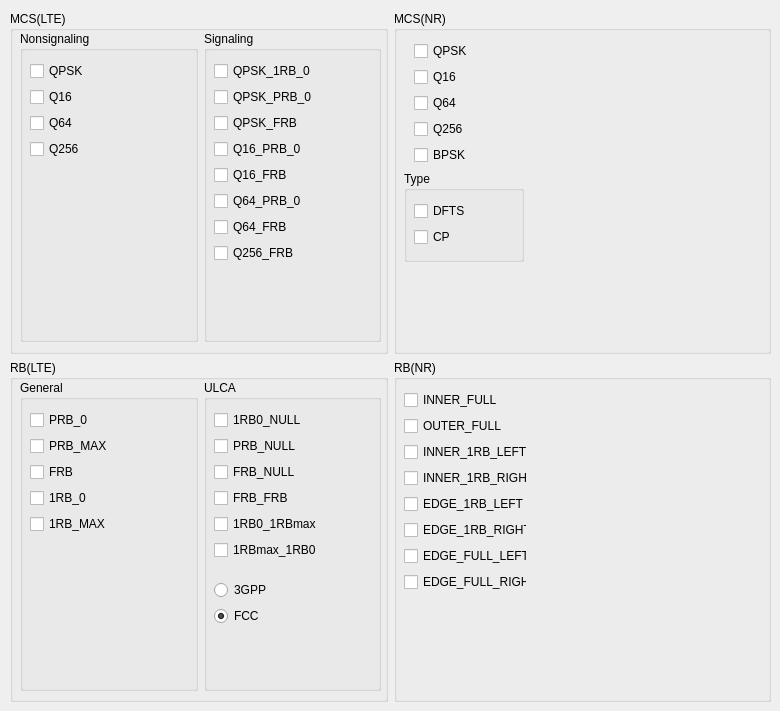
    <widget class="QWidget" name="mcs_rb">
     <property name="enabled">
      <bool>true</bool>
     </property>
     <attribute name="title">
      <string>MCS_RB</string>
     </attribute>
     <widget class="QWidget" name="layoutWidget">
      <property name="geometry">
       <rect>
        <x>10</x>
        <y>11</y>
        <width>761</width>
        <height>691</height>
       </rect>
      </property>
      <layout class="QGridLayout" name="gridLayout">
       <item row="0" column="1">
        <widget class="QGroupBox" name="mcs_nr_group">
         <property name="title">
          <string>MCS(NR)</string>
         </property>
         <widget class="QWidget" name="layoutWidget_22">
          <property name="geometry">
           <rect>
            <x>20</x>
            <y>30</y>
            <width>77</width>
            <height>126</height>
           </rect>
          </property>
          <layout class="QVBoxLayout" name="verticalLayout_mcs_nr">
           <item>
            <widget class="QCheckBox" name="qpsk_nr">
             <property name="text">
              <string>QPSK</string>
             </property>
            </widget>
           </item>
           <item>
            <widget class="QCheckBox" name="q16_nr">
             <property name="text">
              <string>Q16</string>
             </property>
            </widget>
           </item>
           <item>
            <widget class="QCheckBox" name="q64_nr">
             <property name="text">
              <string>Q64</string>
             </property>
            </widget>
           </item>
           <item>
            <widget class="QCheckBox" name="q256_nr">
             <property name="text">
              <string>Q256</string>
             </property>
            </widget>
           </item>
           <item>
            <widget class="QCheckBox" name="bpsk_nr">
             <property name="text">
              <string>BPSK</string>
             </property>
            </widget>
           </item>
          </layout>
         </widget>
         <widget class="QGroupBox" name="groupBox_type_nr">
          <property name="geometry">
           <rect>
            <x>10</x>
            <y>160</y>
            <width>120</width>
            <height>91</height>
           </rect>
          </property>
          <property name="title">
           <string>Type</string>
          </property>
          <widget class="QWidget" name="layoutWidget">
           <property name="geometry">
            <rect>
             <x>10</x>
             <y>30</y>
             <width>71</width>
             <height>48</height>
            </rect>
           </property>
           <layout class="QVBoxLayout" name="verticalLayout_type_nr">
            <item>
             <widget class="QCheckBox" name="dfts_nr">
              <property name="text">
               <string>DFTS</string>
              </property>
             </widget>
            </item>
            <item>
             <widget class="QCheckBox" name="cp_nr">
              <property name="text">
               <string>CP</string>
              </property>
             </widget>
            </item>
           </layout>
          </widget>
         </widget>
        </widget>
       </item>
       <item row="1" column="1">
        <widget class="QGroupBox" name="rb_nr_group">
         <property name="title">
          <string>RB(NR)</string>
         </property>
         <widget class="QWidget" name="layoutWidget_20">
          <property name="geometry">
           <rect>
            <x>10</x>
            <y>30</y>
            <width>123</width>
            <height>204</height>
           </rect>
          </property>
          <layout class="QVBoxLayout" name="verticalLayout_rb_nr">
           <item>
            <widget class="QCheckBox" name="inner_full_nr">
             <property name="text">
              <string>INNER_FULL</string>
             </property>
            </widget>
           </item>
           <item>
            <widget class="QCheckBox" name="outer_full_nr">
             <property name="text">
              <string>OUTER_FULL</string>
             </property>
            </widget>
           </item>
           <item>
            <widget class="QCheckBox" name="inner_1rb_left_nr">
             <property name="text">
              <string>INNER_1RB_LEFT</string>
             </property>
            </widget>
           </item>
           <item>
            <widget class="QCheckBox" name="inner_1rb_right_nr">
             <property name="text">
              <string>INNER_1RB_RIGHT</string>
             </property>
            </widget>
           </item>
           <item>
            <widget class="QCheckBox" name="edge_1rb_left_nr">
             <property name="text">
              <string>EDGE_1RB_LEFT</string>
             </property>
            </widget>
           </item>
           <item>
            <widget class="QCheckBox" name="edge_1rb_right_nr">
             <property name="text">
              <string>EDGE_1RB_RIGHT</string>
             </property>
            </widget>
           </item>
           <item>
            <widget class="QCheckBox" name="edge_full_left_nr">
             <property name="text">
              <string>EDGE_FULL_LEFT</string>
             </property>
            </widget>
           </item>
           <item>
            <widget class="QCheckBox" name="edge_full_right_nr">
             <property name="text">
              <string>EDGE_FULL_RIGHT</string>
             </property>
            </widget>
           </item>
          </layout>
         </widget>
        </widget>
       </item>
       <item row="0" column="0">
        <widget class="QGroupBox" name="mcs_lte_group">
         <property name="title">
          <string>MCS(LTE)</string>
         </property>
         <widget class="QWidget" name="layoutWidget">
          <property name="geometry">
           <rect>
            <x>10</x>
            <y>20</y>
            <width>361</width>
            <height>311</height>
           </rect>
          </property>
          <layout class="QHBoxLayout" name="horizontalLayout_2">
           <item>
            <widget class="QGroupBox" name="groupBox_4">
             <property name="title">
              <string>Nonsignaling</string>
             </property>
             <widget class="QWidget" name="layoutWidget_21">
              <property name="geometry">
               <rect>
                <x>10</x>
                <y>30</y>
                <width>161</width>
                <height>101</height>
               </rect>
              </property>
              <layout class="QVBoxLayout" name="verticalLayout_mcs_lte">
               <item>
                <widget class="QCheckBox" name="qpsk_lte">
                 <property name="text">
                  <string>QPSK</string>
                 </property>
                </widget>
               </item>
               <item>
                <widget class="QCheckBox" name="q16_lte">
                 <property name="text">
                  <string>Q16</string>
                 </property>
                </widget>
               </item>
               <item>
                <widget class="QCheckBox" name="q64_lte">
                 <property name="text">
                  <string>Q64</string>
                 </property>
                </widget>
               </item>
               <item>
                <widget class="QCheckBox" name="q256_lte">
                 <property name="text">
                  <string>Q256</string>
                 </property>
                </widget>
               </item>
              </layout>
             </widget>
            </widget>
           </item>
           <item>
            <widget class="QGroupBox" name="groupBox_5">
             <property name="title">
              <string>Signaling</string>
             </property>
             <widget class="QWidget" name="layoutWidget_27">
              <property name="geometry">
               <rect>
                <x>10</x>
                <y>30</y>
                <width>161</width>
                <height>204</height>
               </rect>
              </property>
              <layout class="QVBoxLayout" name="verticalLayout_mcs_lte_2">
               <item>
                <widget class="QCheckBox" name="qpsk_1rb0_lte_sig">
                 <property name="text">
                  <string>QPSK_1RB_0</string>
                 </property>
                </widget>
               </item>
               <item>
                <widget class="QCheckBox" name="qpsk_prb0_lte_sig">
                 <property name="text">
                  <string>QPSK_PRB_0</string>
                 </property>
                </widget>
               </item>
               <item>
                <widget class="QCheckBox" name="qpsk_frb_lte_sig">
                 <property name="text">
                  <string>QPSK_FRB</string>
                 </property>
                </widget>
               </item>
               <item>
                <widget class="QCheckBox" name="q16_prb0_lte_sig">
                 <property name="text">
                  <string>Q16_PRB_0</string>
                 </property>
                </widget>
               </item>
               <item>
                <widget class="QCheckBox" name="q16_frb_lte_sig">
                 <property name="text">
                  <string>Q16_FRB</string>
                 </property>
                </widget>
               </item>
               <item>
                <widget class="QCheckBox" name="q64_prb0_lte_sig">
                 <property name="text">
                  <string>Q64_PRB_0</string>
                 </property>
                </widget>
               </item>
               <item>
                <widget class="QCheckBox" name="q64_frb_lte_sig">
                 <property name="text">
                  <string>Q64_FRB</string>
                 </property>
                </widget>
               </item>
               <item>
                <widget class="QCheckBox" name="q256_frb_lte_sig">
                 <property name="text">
                  <string>Q256_FRB</string>
                 </property>
                </widget>
               </item>
              </layout>
             </widget>
            </widget>
           </item>
          </layout>
         </widget>
        </widget>
       </item>
       <item row="1" column="0">
        <widget class="QGroupBox" name="rb_lte_group">
         <property name="title">
          <string>RB(LTE)</string>
         </property>
         <widget class="QWidget" name="layoutWidget">
          <property name="geometry">
           <rect>
            <x>10</x>
            <y>20</y>
            <width>361</width>
            <height>311</height>
           </rect>
          </property>
          <layout class="QHBoxLayout" name="horizontalLayout">
           <item>
            <widget class="QGroupBox" name="groupBox_2">
             <property name="title">
              <string>General</string>
             </property>
             <widget class="QWidget" name="layoutWidget">
              <property name="geometry">
               <rect>
                <x>10</x>
                <y>30</y>
                <width>161</width>
                <height>126</height>
               </rect>
              </property>
              <layout class="QVBoxLayout" name="verticalLayout_rb_lte">
               <item>
                <widget class="QCheckBox" name="prb0_lte">
                 <property name="text">
                  <string>PRB_0</string>
                 </property>
                </widget>
               </item>
               <item>
                <widget class="QCheckBox" name="prbmax_lte">
                 <property name="text">
                  <string>PRB_MAX</string>
                 </property>
                </widget>
               </item>
               <item>
                <widget class="QCheckBox" name="frb_lte">
                 <property name="text">
                  <string>FRB</string>
                 </property>
                </widget>
               </item>
               <item>
                <widget class="QCheckBox" name="one_rb_0_lte">
                 <property name="text">
                  <string>1RB_0</string>
                 </property>
                </widget>
               </item>
               <item>
                <widget class="QCheckBox" name="one_rb_max_lte">
                 <property name="text">
                  <string>1RB_MAX</string>
                 </property>
                </widget>
               </item>
              </layout>
             </widget>
            </widget>
           </item>
           <item>
            <widget class="QGroupBox" name="groupBox_3">
             <property name="title">
              <string>ULCA</string>
             </property>
             <widget class="QWidget" name="layoutWidget_25">
              <property name="geometry">
               <rect>
                <x>10</x>
                <y>30</y>
                <width>161</width>
                <height>152</height>
               </rect>
              </property>
              <layout class="QVBoxLayout" name="verticalLayout_rb_ulca_lte">
               <item>
                <widget class="QCheckBox" name="one_rb0_null">
                 <property name="text">
                  <string>1RB0_NULL</string>
                 </property>
                </widget>
               </item>
               <item>
                <widget class="QCheckBox" name="prb0_null">
                 <property name="text">
                  <string>PRB_NULL</string>
                 </property>
                </widget>
               </item>
               <item>
                <widget class="QCheckBox" name="frb_null">
                 <property name="text">
                  <string>FRB_NULL</string>
                 </property>
                </widget>
               </item>
               <item>
                <widget class="QCheckBox" name="frb_frb">
                 <property name="text">
                  <string>FRB_FRB</string>
                 </property>
                </widget>
               </item>
               <item>
                <widget class="QCheckBox" name="one_rb0_one_rbmax">
                 <property name="text">
                  <string>1RB0_1RBmax</string>
                 </property>
                </widget>
               </item>
               <item>
                <widget class="QCheckBox" name="one_rbmax_one_rb0">
                 <property name="text">
                  <string>1RBmax_1RB0</string>
                 </property>
                </widget>
               </item>
              </layout>
             </widget>
             <widget class="QWidget" name="layoutWidget">
              <property name="geometry">
               <rect>
                <x>10</x>
                <y>200</y>
                <width>91</width>
                <height>48</height>
               </rect>
              </property>
              <layout class="QVBoxLayout" name="verticalLayout_criteria_ulca_lte">
               <item>
                <widget class="QRadioButton" name="criteria_ulca_lte_3gpp_radioButton">
                 <property name="enabled">
                  <bool>true</bool>
                 </property>
                 <property name="text">
                  <string>3GPP</string>
                 </property>
                </widget>
               </item>
               <item>
                <widget class="QRadioButton" name="criteria_ulca_lte_fcc_radioButton">
                 <property name="enabled">
                  <bool>true</bool>
                 </property>
                 <property name="text">
                  <string>FCC</string>
                 </property>
                 <property name="checked">
                  <bool>true</bool>
                 </property>
                </widget>
               </item>
              </layout>
             </widget>
            </widget>
           </item>
          </layout>
         </widget>
        </widget>
       </item>
      </layout>
     </widget>
    </widget>
